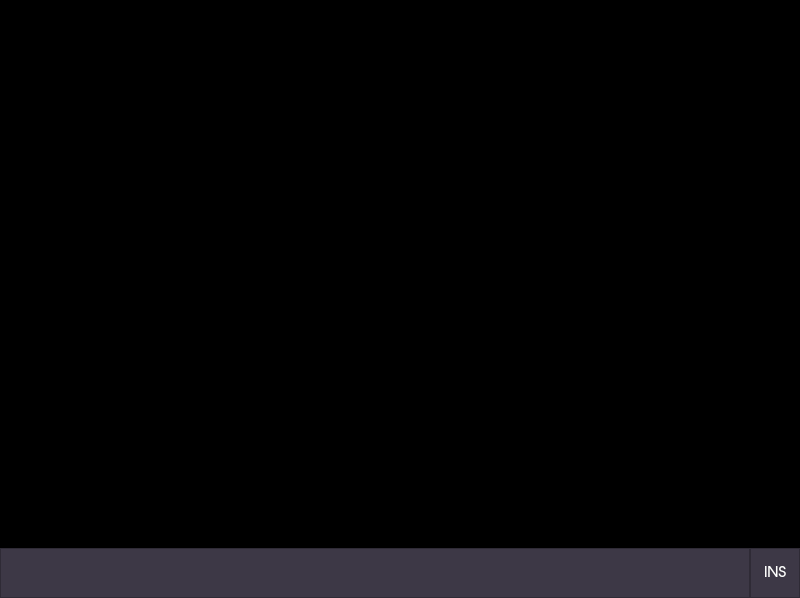
<?xml version="1.0" encoding="UTF-8"?>
<ui version="4.0">
 <class>MainWindow</class>
 <widget class="QMainWindow" name="MainWindow">
  <property name="geometry">
   <rect>
    <x>0</x>
    <y>0</y>
    <width>800</width>
    <height>598</height>
   </rect>
  </property>
  <property name="sizePolicy">
   <sizepolicy hsizetype="MinimumExpanding" vsizetype="MinimumExpanding">
    <horstretch>0</horstretch>
    <verstretch>0</verstretch>
   </sizepolicy>
  </property>
  <property name="windowTitle">
   <string>MainWindow</string>
  </property>
  <property name="tabShape">
   <enum>QTabWidget::Rounded</enum>
  </property>
  <widget class="QWidget" name="centralwidget">
   <property name="enabled">
    <bool>true</bool>
   </property>
   <property name="sizePolicy">
    <sizepolicy hsizetype="Expanding" vsizetype="Expanding">
     <horstretch>0</horstretch>
     <verstretch>0</verstretch>
    </sizepolicy>
   </property>
   <property name="minimumSize">
    <size>
     <width>800</width>
     <height>598</height>
    </size>
   </property>
   <layout class="QGridLayout" name="gridLayout">
    <property name="sizeConstraint">
     <enum>QLayout::SetDefaultConstraint</enum>
    </property>
    <property name="leftMargin">
     <number>0</number>
    </property>
    <property name="topMargin">
     <number>0</number>
    </property>
    <property name="rightMargin">
     <number>0</number>
    </property>
    <property name="bottomMargin">
     <number>0</number>
    </property>
    <property name="spacing">
     <number>0</number>
    </property>
    <item row="1" column="0">
     <layout class="QGridLayout" name="gridLayout_2">
      <property name="sizeConstraint">
       <enum>QLayout::SetNoConstraint</enum>
      </property>
      <property name="spacing">
       <number>0</number>
      </property>
      <item row="2" column="0">
       <widget class="QPlainTextEdit" name="eTextEdit">
        <property name="enabled">
         <bool>true</bool>
        </property>
        <property name="sizePolicy">
         <sizepolicy hsizetype="Expanding" vsizetype="Expanding">
          <horstretch>0</horstretch>
          <verstretch>0</verstretch>
         </sizepolicy>
        </property>
        <property name="minimumSize">
         <size>
          <width>50</width>
          <height>50</height>
         </size>
        </property>
        <property name="maximumSize">
         <size>
          <width>16777215</width>
          <height>50</height>
         </size>
        </property>
        <property name="font">
         <font>
          <italic>true</italic>
         </font>
        </property>
        <property name="styleSheet">
         <string notr="true">background-color: rgb(61, 56, 70);
color: rgb(255, 255, 255);</string>
        </property>
        <property name="verticalScrollBarPolicy">
         <enum>Qt::ScrollBarAlwaysOff</enum>
        </property>
        <property name="horizontalScrollBarPolicy">
         <enum>Qt::ScrollBarAlwaysOff</enum>
        </property>
        <property name="sizeAdjustPolicy">
         <enum>QAbstractScrollArea::AdjustToContents</enum>
        </property>
       </widget>
      </item>
      <item row="2" column="1">
       <widget class="QLabel" name="label">
        <property name="sizePolicy">
         <sizepolicy hsizetype="MinimumExpanding" vsizetype="MinimumExpanding">
          <horstretch>0</horstretch>
          <verstretch>0</verstretch>
         </sizepolicy>
        </property>
        <property name="minimumSize">
         <size>
          <width>50</width>
          <height>50</height>
         </size>
        </property>
        <property name="maximumSize">
         <size>
          <width>50</width>
          <height>50</height>
         </size>
        </property>
        <property name="font">
         <font>
          <family>URW Gothic</family>
          <pointsize>11</pointsize>
          <italic>false</italic>
          <fontweight>DemiBold</fontweight>
         </font>
        </property>
        <property name="styleSheet">
         <string notr="true">background-color: rgb(61, 56, 70);
font: 600 11pt &quot;URW Gothic&quot;;
color: rgb(255, 255, 255);</string>
        </property>
        <property name="frameShape">
         <enum>QFrame::StyledPanel</enum>
        </property>
        <property name="frameShadow">
         <enum>QFrame::Raised</enum>
        </property>
        <property name="lineWidth">
         <number>0</number>
        </property>
        <property name="text">
         <string>INS</string>
        </property>
        <property name="textFormat">
         <enum>Qt::PlainText</enum>
        </property>
        <property name="scaledContents">
         <bool>false</bool>
        </property>
        <property name="alignment">
         <set>Qt::AlignCenter</set>
        </property>
       </widget>
      </item>
      <item row="0" column="0" colspan="2">
       <widget class="QTextEdit" name="iTextEdit">
        <property name="sizePolicy">
         <sizepolicy hsizetype="Expanding" vsizetype="Expanding">
          <horstretch>0</horstretch>
          <verstretch>0</verstretch>
         </sizepolicy>
        </property>
        <property name="maximumSize">
         <size>
          <width>16777215</width>
          <height>16777215</height>
         </size>
        </property>
        <property name="font">
         <font>
          <family>BigBlueTerm437 Nerd Font</family>
          <pointsize>11</pointsize>
          <italic>false</italic>
          <bold>false</bold>
         </font>
        </property>
        <property name="styleSheet">
         <string notr="true">background-color: rgb(0, 0, 0);
font: 11pt &quot;BigBlueTerm437 Nerd Font&quot;;
color: rgb(255, 255, 255);</string>
        </property>
        <property name="frameShape">
         <enum>QFrame::StyledPanel</enum>
        </property>
       </widget>
      </item>
     </layout>
    </item>
   </layout>
  </widget>
 </widget>
 <resources/>
 <connections/>
</ui>
